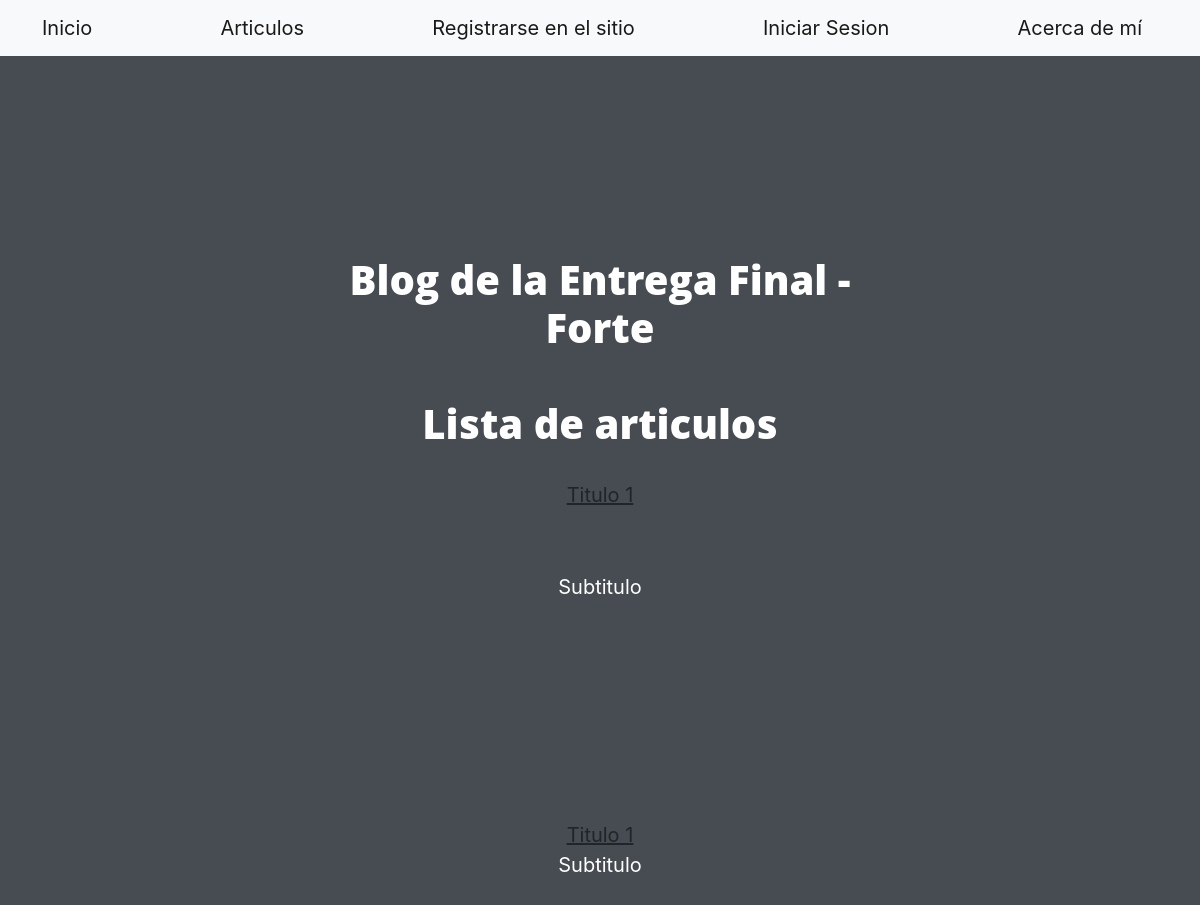
The app's page /AppBlog/pages/, older data.
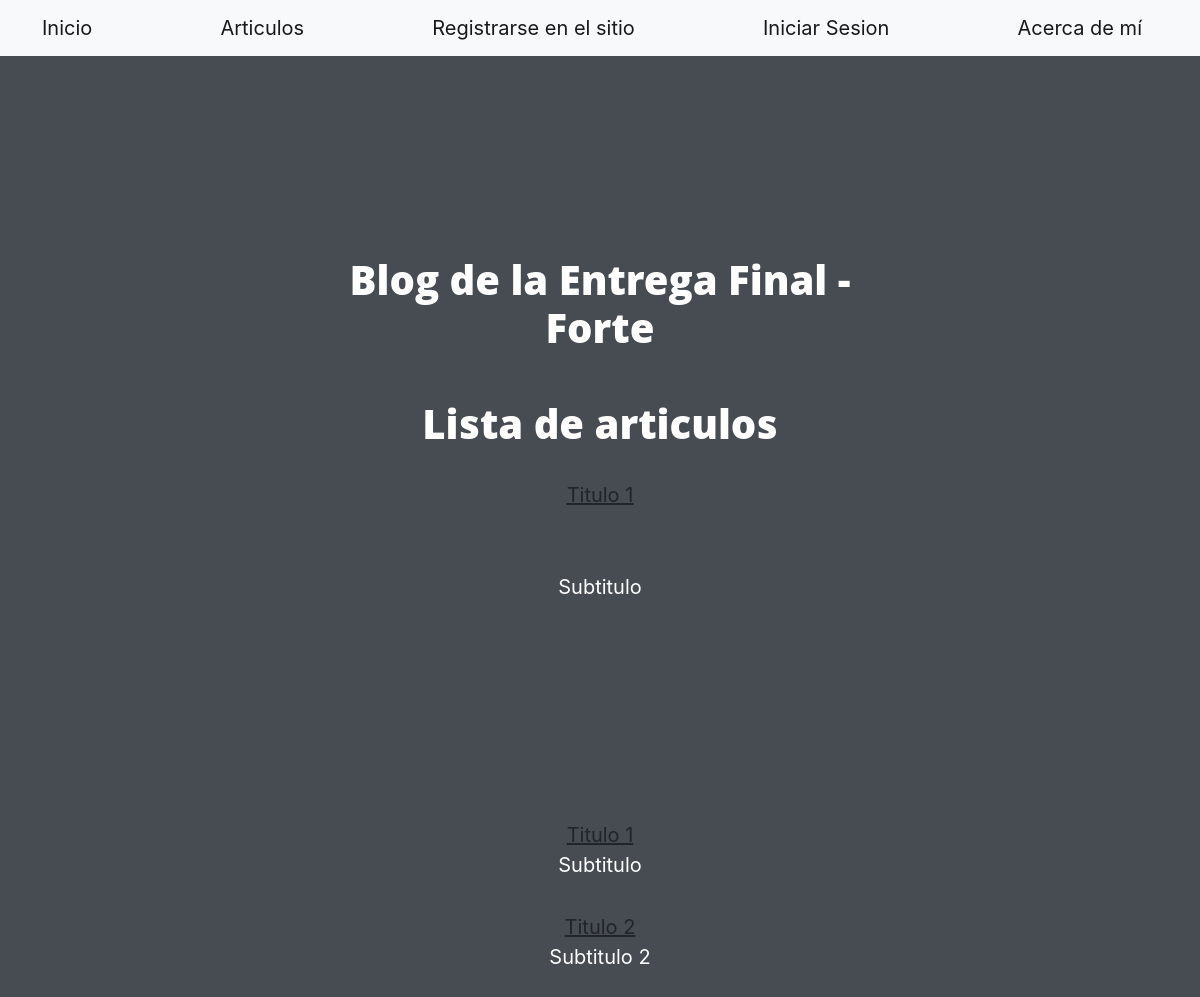
The same page, newer data.
### AppBlog/models.py (models this page shows, shortened)
class Articulo(models.Model):
    titulo=models.CharField(max_length=999)
    subtitulo=models.CharField(max_length=999)
    cuerpo=models.TextField()
    fecha=models.DateField(null=False, blank=False, auto_now_add=True)
    autor=models.CharField(max_length=255)

### AppBlog/views.py (the view)
# urls.py: path('pages/',ArticuloListView.as_view(), name='Articulos'),
class ArticuloListView(ListView):
    model = Articulo
    template_name = 'AppBlog/lista_articulos.html'
    context_object_name = 'articulos'

### AppBlog/Templates/AppBlog/lista_articulos.html (shortened to what this page needs)
{% extends "AppBlog/base.html" %}
{% load static %}
{% block content %}
<section>
  <div>
    <h1>Lista de articulos</h1>
{% for articulo in object_list %}
<p><a href="{% url 'detalle_articulo' %}">{{ articulo.titulo}} </a> <br>
   {{ articulo.subtitulo }}</p>
{% empty %}
<p>No hay articulos disponibles todavía.</p>
{% endfor %}
  </div>
</section>
{% endblock %}

### AppBlog/Templates/AppBlog/base.html (shortened to what this page needs)
{% load static %}
<!DOCTYPE html>
<html lang="en">
    <head>
        <link href="https://cdn.jsdelivr.net/npm/bootstrap-icons@1.5.0/font/bootstrap-icons.css" rel="stylesheet" type="text/css" />
        <link href="{% static 'css/styles.css' %}" rel="stylesheet" />
    </head>
    <body>
        <nav class="navbar navbar-light bg-light static-top">
            <div class="container">
                <a class="navbar-brand" href="{% url 'Inicio' %}">Inicio</a>
                <a class="navbar-brand" href="{% url 'Articulos' %}">Articulos</a>
                <a class="navbar-brand" href="{% url 'registro' %}"> Registrarse en el sitio</a>
                <a class="navbar-brand" href="{% url 'login' %}">Iniciar Sesion </a>
                <a class="navbar-brand" href="{% url 'About' %}">Acerca de mí</a>
            </div>
</nav>
        <header class="masthead">
            <div class="container position-relative">
                <div class="row justify-content-center">
                    <div class="col-xl-6">
                        <div class="text-center text-white">
                            <h1 class="mb-5">Blog de la Entrega Final - Forte </h1>
{% block content %}
{% endblock %}
    </body>
</html>

Row changes from the older to the newer data that the page shows:
added Articulo: titulo "Titulo 2", subtitulo "Subtitulo 2"
